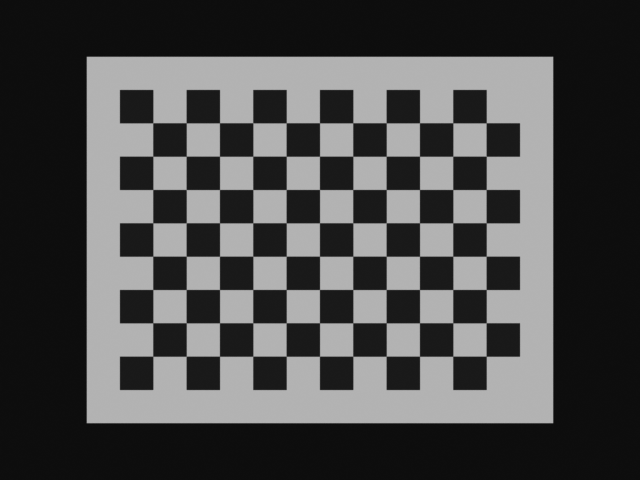
//> input picture data/img1.png, 640 x 480 px; its folder holds only this picture in this run
$ ./main   (built with g++ and OpenCV 4)
//> lines starting //> are read from the running program, lines starting //| are printed output that depends on the picture
#include<iostream>
#include<opencv2/opencv.hpp>
#include<ceres/ceres.h>
#include<ceres/rotation.h>

// 本代码为博客【张正友标定法解析与C++代码实现】中对应的代码
// 程序中公式的原理，可查阅此博客
// https://blog.csdn.net/memmolo/article/details/131741018

bool readImages(const std::string& pattern, std::vector<cv::Mat>& images)
{
//> called with pattern = "../data/*.png"
	// 查找路径下所有png图片，非递归。
	std::vector<std::string> list;
	cv::glob(pattern, list);

	if (list.empty())
	{
		std::cout << "未在路径下找到PNG格式图片!" << std::endl;
		return false;
	}
	else
	{
		std::cout << "找到图片数量：" << list.size() << std::endl;
		for (size_t i = 0; i < list.size(); ++i)
		{
			std::cout << list[i] << std::endl;
			// 读取图片至vector<Mat>
			images.push_back(cv::imread(list[i], cv::IMREAD_UNCHANGED));
//> images[0] is the input picture: 480 rows x 640 cols, CV_8UC1; min 13, max 179, mean 75.4
		}
		return true;
	}
}

bool findCorners(const std::vector<cv::Mat>& images, const uint& w, const uint& h, const double& scale, std::vector<std::vector<cv::Point2f>>& imgPntsVec, std::vector<std::vector<cv::Point3f>>& objPntsVec)
{
//> called with w = 11, h = 8, scale = 20
	std::vector<cv::Point2f> imgPoints;
	std::vector<cv::Point3f> objPoints;
	// 生成物体坐标系中的角点坐标vector
	for (size_t i = 0; i < h; ++i)
	{
		for (size_t j = 0; j < w; ++j)
		{
			objPoints.push_back(cv::Point3f(j * scale, i * scale, 0));
		}
	}

	size_t count = 0;
	for (size_t i = 0; i < images.size(); ++i)
	{
		// 调用OpenCV查找棋盘格角点，findChessboardCornersSB是能够直接获取棋盘格角点亚像素坐标的函数。
		bool found = cv::findChessboardCornersSB(images[i], cv::Size(w, h), imgPoints, 0);
		if (found)
		{
			imgPntsVec.push_back(imgPoints);
			objPntsVec.push_back(objPoints);
			count++;
			// 显示棋盘格检测结果
			cv::namedWindow("查找到的角点");
			cv::drawChessboardCorners(images[i], cv::Size(w, h), imgPoints, true);
			cv::imshow("查找到的角点",images[i]);
			cv::waitKey();
			cv::destroyWindow("查找到的角点");
		}
	}
//> this loop made 1 pass
//> (found, count) on pass 1: (true, 1)
//> pass 1, in findCorners, `cv::imshow("查找到的角点",images[i]);`:
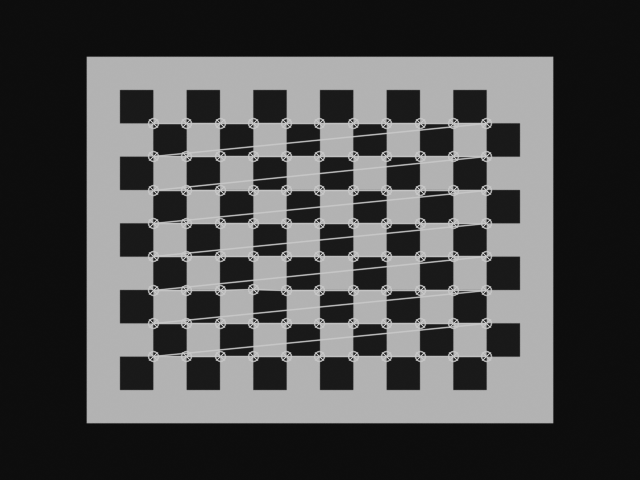
//> window '查找到的角点': 480 rows x 640 cols, CV_8UC1; min 13, max 200, mean 79
//> after the loop, imgPoints = 88 Points (x, y), first 12: [486.2, 356.2], [452.8, 356.2], [419.6, 356.2], [386.2, 356.2], [352.8, 356.2], [319.5, 356.2], [286.2, 356.2], [252.8, 356.2], [219.5, 356.2], [186.2, 356.2], [152.8, 356.2], [486.2, 322.9]; count = 1

	if (count < 3)
	{
		std::cout << "检测出的有效棋盘格标定板数量小于3！" << std::endl;
		return false;
	}
	else
	{
		std::cout << "检测出有效棋盘格标定板数量为：" << count << std::endl;
		return true;
	}
}

// [45 lines left out: function findHomography, not called in this run]

// 对点进行归一化，使求解更稳定。使用模板类接收vector<Point2f>或vector<Point3f>
// 输出归一化的点points，及归一化矩阵N
template<typename T>
void normalizePoints(T& points, cv::Mat& N)
{
	double xmean = 0, ymean = 0, xstd = 0, ystd = 0;
	double num = (double)points.size();
	// 计算均值
	for (size_t i = 0; i < points.size(); ++i)
	{
		xmean += points[i].x;
		ymean += points[i].y;
	}
	xmean /= num;
	ymean /= num;
	//std::cout << xmean << std::endl;
	//std::cout << ymean << std::endl;
	// 计算标准差
	for (size_t i = 0; i < points.size(); ++i)
	{
		xstd += (points[i].x - xmean) * (points[i].x - xmean);
		ystd += (points[i].y - xmean) * (points[i].y - xmean);
	}
	xstd = cv::sqrt(xstd / num);
	ystd = cv::sqrt(ystd / num);
	//std::cout << xstd << std::endl;
	//std::cout << ystd << std::endl;
	// 点云归一化，参考博客公式(2)
	for (size_t i = 0; i < points.size(); ++i)
	{
		points[i].x = (points[i].x - xmean) / xstd;
		points[i].y = (points[i].y - ymean) / ystd;
	}
	N.at<double>(0, 0) = 1 / xstd;
	N.at<double>(0, 2) = -xmean / xstd;
	N.at<double>(1, 1) = 1 / ystd;
	N.at<double>(1, 2) = -ymean / ystd;
	//std::cout << N << std::endl;
}
//求解单应，带归一化
cv::Mat findHomographyWithNormalization(const std::vector<cv::Point2f>& imgPoints, const std::vector<cv::Point3f>& objPoints)
{
	cv::Mat homo;
	const size_t number = imgPoints.size();
	cv::Mat A(number * 2, 9, CV_64F);
	// 物点归一化
	std::vector<cv::Point3f> objNPnts{objPoints};
	cv::Mat No = cv::Mat::eye(3, 3, CV_64F);
	normalizePoints(objNPnts, No);
	// 图像点归一化
	std::vector<cv::Point2f> imgNPnts{imgPoints};
	cv::Mat Ni = cv::Mat::eye(3, 3, CV_64F);
	normalizePoints(imgNPnts, Ni);

	// 构造A矩阵，用于求解单应，参考博客公式(1)
	for (size_t i = 0; i < number; ++i)
	{
		double u = imgNPnts[i].x;
		double v = imgNPnts[i].y;
		double x = objNPnts[i].x;
		double y = objNPnts[i].y;

		A.at<double>(2 * i, 0) = x;
		A.at<double>(2 * i, 1) = y;
		A.at<double>(2 * i, 2) = 1;
		A.at<double>(2 * i, 3) = 0;
		A.at<double>(2 * i, 4) = 0;
		A.at<double>(2 * i, 5) = 0;
		A.at<double>(2 * i, 6) = -u * x;
		A.at<double>(2 * i, 7) = -u * y;
		A.at<double>(2 * i, 8) = -u;

		A.at<double>(2 * i + 1, 0) = 0;
		A.at<double>(2 * i + 1, 1) = 0;
		A.at<double>(2 * i + 1, 2) = 0;
		A.at<double>(2 * i + 1, 3) = x;
		A.at<double>(2 * i + 1, 4) = y;
		A.at<double>(2 * i + 1, 5) = 1;
		A.at<double>(2 * i + 1, 6) = -v * x;
		A.at<double>(2 * i + 1, 7) = -v * y;
		A.at<double>(2 * i + 1, 8) = -v;
	}
	// 求解Ax=0
	cv::SVD::solveZ(A, homo);
	homo = homo.reshape(0, 3);
	// 参考博客公式(3)
	homo = Ni.inv() * homo * No;
	// 单应矩阵的处理，保持最后一个元素为1，或者为正值。
	homo = homo / homo.at<double>(8);
	//std::cout << homo << std::endl;
	return homo;
}

void findAllHomography(const std::vector<std::vector<cv::Point2f>>& imgPntsVec, const std::vector<std::vector<cv::Point3f>>& objPntsVec, std::vector<cv::Mat>& homoVec)
{
	// 找到所有图像的单应矩阵
	for (size_t i = 0; i < imgPntsVec.size(); ++i)
	{
		// 使用了带归一化的单应矩阵求解
		homoVec.push_back(findHomographyWithNormalization(imgPntsVec[i], objPntsVec[i]));
		//homoVec.push_back(findHomography(imgPntsVec[i], objPntsVec[i]));
	}
}

void estimateIntrinsics(const std::vector<cv::Mat>& homoVec, cv::Mat K)
{
	cv::Mat A(homoVec.size() * 2, 5, CV_64F);
	// 构造Ax=0的A矩阵，参考博客公式(4)
	for (size_t i = 0; i < homoVec.size(); ++i)
	{
		double h11 = homoVec[i].at<double>(0, 0);
		double h21 = homoVec[i].at<double>(1, 0);
		double h31 = homoVec[i].at<double>(2, 0);
		double h12 = homoVec[i].at<double>(0, 1);
		double h22 = homoVec[i].at<double>(1, 1);
		double h32 = homoVec[i].at<double>(2, 1);

		A.at<double>(i * 2, 0) = h11 * h12;
		A.at<double>(i * 2, 1) = h21 * h22;
		A.at<double>(i * 2, 2) = h31 * h12 + h11 * h32;
		A.at<double>(i * 2, 3) = h31 * h22 + h21 * h32;
		A.at<double>(i * 2, 4) = h31 * h32;

		A.at<double>(i * 2 + 1, 0) = h11 * h11 - h12 * h12;
		A.at<double>(i * 2 + 1, 1) = h21 * h21 - h22 * h22;
		A.at<double>(i * 2 + 1, 2) = 2 * h11 * h31 - 2 * h12 * h32;
		A.at<double>(i * 2 + 1, 3) = 2 * h21 * h31 - 2 * h22 * h32;
		A.at<double>(i * 2 + 1, 4) = h31 * h31 - h32 * h32;
	}
	// 求解B矩阵，同样是Ax=0问题
	cv::Mat B;
	cv::SVD::solveZ(A, B);
	std::cout << "B:" << B.t() << std::endl;

	double B11 = B.at<double>(0);
	double B22 = B.at<double>(1);
	double B13 = B.at<double>(2);
	double B23 = B.at<double>(3);
	double B33 = B.at<double>(4);
	// 从B矩阵恢复内参，假定skewness为零，参考博客公式(5)
	double cx = -B13 / B11;
	double cy = -B23 / B22;
	double lmd = B33 - (B13 * B13 / B11 + B23 * B23 / B22);
	double fx = sqrt(lmd / B11);
	double fy = sqrt(lmd / B22);
	std::cout << "内参：" << "fx: " << fx << " fy: " << fy
		<< " cx: " << cx << " cy: " << cy
		<< " lmd: " << lmd << std::endl;
	// 给内参矩阵赋值
	K.at<double>(0, 0) = fx;
	K.at<double>(1, 1) = fy;
	K.at<double>(0, 2) = cx;
	K.at<double>(1, 2) = cy;
}

void estimateExtrinsics(const std::vector<cv::Mat>& homoVec, const cv::Mat& K, std::vector<cv::Mat>& rvec, std::vector<cv::Mat>& tvec)
{
	cv::Mat invK = K.inv();
	for (size_t i = 0; i < homoVec.size(); ++i)
	{
		// 求解外参，rrt=[r1, r2, t]，参考博客公式(6)
		cv::Mat rrt = invK * homoVec[i];
		double lmd = (norm(rrt.col(0)) + norm(rrt.col(1))) / 2;
		rrt = rrt / lmd;
		cv::Mat r1 = rrt.col(0).clone();
		cv::Mat r2 = rrt.col(1).clone();
		cv::Mat t = rrt.col(2).clone();
		cv::Mat r3 = r1.cross(r2);
		cv::Mat R = cv::Mat::zeros(cv::Size(3, 3), CV_64F);
		R.at<double>(0, 0) = r1.at<double>(0);
		R.at<double>(1, 0) = r1.at<double>(1);
		R.at<double>(2, 0) = r1.at<double>(2);
		R.at<double>(0, 1) = r2.at<double>(0);
		R.at<double>(1, 1) = r2.at<double>(1);
		R.at<double>(2, 1) = r2.at<double>(2);
		R.at<double>(0, 2) = r3.at<double>(0);
		R.at<double>(1, 2) = r3.at<double>(1);
		R.at<double>(2, 2) = r3.at<double>(2);

		// SVD分解，找到符合约束的旋转矩阵，参考博客公式(7)
		cv::Mat U, W, VT;
		cv::SVD::compute(R, W, U, VT);
		R = U * VT;
		// 旋转矩阵转轴角
		cv::Mat axisangle;
		cv::Rodrigues(R, axisangle);
		rvec.push_back(axisangle);
		tvec.push_back(t);
		//std::cout << "r: " << aa.t() << std::endl;
		//std::cout << "t: " << t.t() << std::endl;

	}
}

// [12 lines left out: function setCeresOptions, not called in this run]

struct ReprojectionError
{
	// Ceres优化所需的functor，定义重投影误差
	// 构造函数
	ReprojectionError(double u, double v, double x, double y, double z) : u(u), v(v), x(x), y(y), z(z) {};
	template <typename T>
	bool operator()(const T* const camera, const T* const pose, T* residuals) const
	{
		// pose[0,1,2] 旋转
		// pose[3,4,5] 平移
		// camera[0,1] 焦距
		// camera[2,3] 主点
		// camera[4,5,6,7,8] 畸变k1、k2、k3、p1、p2
		T point[3] = { (T)x,(T)y,(T)z };
		T p[3];
		// 应用旋转矩阵给标定板坐标系中的点
		ceres::AngleAxisRotatePoint(pose, point, p);
		// 加上平移矩阵，成为相机坐标系中的点
		p[0] += pose[3];
		p[1] += pose[4];
		p[2] += pose[5];

		T xp = p[0] / p[2];
		T yp = p[1] / p[2];

		const T& k1 = camera[4];
		const T& k2 = camera[5];
		const T& k3 = camera[6];
		const T& p1 = camera[7];
		const T& p2 = camera[8];

		// 添加畸变
		T r2 = xp * xp + yp * yp;
		T r4 = r2 * r2;
		T r6 = r2 * r4;
		T xd = xp * (1.0 + k1 * r2 + k2 * r4 + k3 * r6) + 2.0 * p1 * xp * yp + p2 * (r2 + 2.0 * xp * xp);
		T yd = yp * (1.0 + k1 * r2 + k2 * r4 + k3 * r6) + 2.0 * p2 * xp * yp + p1 * (r2 + 2.0 * yp * yp);

		const T& fx = camera[0];
		const T& fy = camera[1];
		const T& cx = camera[2];
		const T& cy = camera[3];

		// 转换为像素坐标
		T ud = fx * xd + cx;
		T vd = fy * yd + cy;

		// 重投影误差
		residuals[0] = ud - (T)u;
		residuals[1] = vd - (T)v;

		return true;
	}

	double u, v, x, y, z;
};

void ceresCalibrate(const std::vector<std::vector<cv::Point2f>> imgPntsVec, std::vector<std::vector<cv::Point3f>>& objPntsVec, cv::Mat& K, cv::Mat& D, std::vector<cv::Mat>& rvec, std::vector<cv::Mat>& tvec)
{
		std::cout << "Ceres优化" << std::endl;
		// 变量cam存储相机内参
		// cam[0,1] 焦距
		// cam[2,3] 主点
		// cam[4,5,6,7,8] 畸变k1、k2、k3、p1、p2
		double* cam = new double[9]();
		// pose[0,1,2] 旋转
		// pose[3,4,5] 平移
		double* pose = new double[6 * imgPntsVec.size()]();
		// 赋予初值，K为按照张正友标定法求解的内参，D为畸变
		cam[0] = K.at<double>(0, 0);
		cam[1] = K.at<double>(1, 1);
		cam[2] = K.at<double>(0, 2);
		cam[3] = K.at<double>(1, 2);
		// 注意Opencv中D的畸变顺序为k1、k2、p1、p2、k3，为了方便和OpenCV比较，需要调换一下
		cam[4] = D.at<double>(0);
		cam[5] = D.at<double>(1);
		cam[6] = D.at<double>(4);
		cam[7] = D.at<double>(2);
		cam[8] = D.at<double>(3);
		// 赋予初值，rvec和tvec为张正友标定法求解的外参
		for (size_t i = 0; i < imgPntsVec.size(); ++i)
		{
			pose[6 * i + 0] = rvec[i].at<double>(0);
			pose[6 * i + 1] = rvec[i].at<double>(1);
			pose[6 * i + 2] = rvec[i].at<double>(2);
			pose[6 * i + 3] = tvec[i].at<double>(0);
			pose[6 * i + 4] = tvec[i].at<double>(1);
			pose[6 * i + 5] = tvec[i].at<double>(2);
		}

		ceres::Problem problem;
		for (size_t i = 0; i < imgPntsVec.size(); ++i)
		{
			for (size_t j = 0; j < imgPntsVec[i].size(); ++j)
			{
				double uu = imgPntsVec[i][j].x;
				double vv = imgPntsVec[i][j].y;
				double xx = objPntsVec[i][j].x;
				double yy = objPntsVec[i][j].y;
				double zz = objPntsVec[i][j].z;
				// 添加残差块
				ceres::CostFunction* cost_function = new ceres::AutoDiffCostFunction<ReprojectionError, 2, 9, 6>(new ReprojectionError(uu, vv, xx, yy, zz));
				problem.AddResidualBlock(cost_function, nullptr, cam, pose + 6 * i);
			}
		}

		// SetParameterBlockConstant()可以固定某个优化参数，如固定内参只优化外参
		//problem.SetParameterBlockConstant(cam);

		// 设置优化选项
		ceres::Solver::Options options = setCeresOptions();
		ceres::Solver::Summary summary;
		// 调用Ceres求解优化问题
		ceres::Solve(options, &problem, &summary);
		std::cout << summary.BriefReport() << "\n";

		// 优化结果赋值给K、D、rvec、tvec
		K.at<double>(0, 0) = cam[0];
		K.at<double>(1, 1) = cam[1];
		K.at<double>(0, 2) = cam[2];
		K.at<double>(1, 2) = cam[3];
		D.at<double>(0) = cam[4];
		D.at<double>(1) = cam[5];
		D.at<double>(2) = cam[7];
		D.at<double>(3) = cam[8];
		D.at<double>(4) = cam[6];
		for (size_t i = 0; i < imgPntsVec.size(); ++i)
		{
			rvec[i].at<double>(0) = pose[6 * i + 0];
			rvec[i].at<double>(1) = pose[6 * i + 1];
			rvec[i].at<double>(2) = pose[6 * i + 2];
			tvec[i].at<double>(0) = pose[6 * i + 3];
			tvec[i].at<double>(1) = pose[6 * i + 4];
			tvec[i].at<double>(2) = pose[6 * i + 5];
		}
		delete[] pose;
		delete[] cam;
}

// [65 lines left out: functions displayResults, project3DPoint, calculateReprojectionError, not called in this run]

int main()
{
	// 图片文件夹路径
	std::string path = "../data";
	// 查找的图片格式
	std::string pattern = "/*.png";
	// 存储图片的vector
	std::vector<cv::Mat> imageData;
	// 查找并读取图片
	readImages(path + pattern, imageData);

	// 棋盘格长、宽、尺度
	const uint width = 11;
	const uint height = 8;
	const double scale = 20; // millimeter
	std::vector<std::vector<cv::Point3f>> objectPointsVector;
	std::vector<std::vector<cv::Point2f>> imagePointsVector;
	// 查找角点
	findCorners(imageData, width, height, scale, imagePointsVector, objectPointsVector);
//> imagePointsVector = 1 point lists; objectPointsVector = 1 item

	// 计算单应
	std::vector<cv::Mat> homographyVector;
	findAllHomography(imagePointsVector, objectPointsVector, homographyVector);
//> the loop in findAllHomography, `for (size_t i = 0; i < imgPntsVec.size(); ++i)` made 1 pass
//> (number in findHomographyWithNormalization, num in normalizePoints, xmean in normalizePoints, ymean in normalizePoints, xstd in normalizePoints, ystd in normalizePoints, No in findHomographyWithNormalization, num in normalizePoints (second call)) on pass 1: (88, 88, 100, 70, 63.25, 54.77, [[0.0158, 0, -1.58], [0, 0.0183, -1.28], [0, 0, 1]], 88)

	// 估计内参
	cv::Mat K = cv::Mat::eye(3,3,CV_64F);
	estimateIntrinsics(homographyVector, K);
//> in estimateIntrinsics, `cv::Mat A(homoVec.size() * 2, 5, CV_64F);`: A = [[0, 0, 0, 0, 0], [0, 0, 0, 0, 0]]
//> the loop in estimateIntrinsics, `for (size_t i = 0; i < homoVec.size(); ++i)` made 1 pass
//> (h11, h21, h31, h12, h22, h32) on pass 1: (-1.67, 8.9e-06, 1.43e-07, 0.000148, -1.67, 2.81e-07)
//> in estimateIntrinsics, `cv::SVD::solveZ(A, B);`: B = [0.000642, 0.000642, 0.00128, -0.707, 0.707]
//| B:[0.0006418655701591104, 0.0006416656354826419, 0.001283531205641879, -0.7071059074924513, 0.7071059074924514]
//> in estimateIntrinsics, `double B11 = B.at<double>(0);`: B11 = 0.000642
//> in estimateIntrinsics, `double B13 = B.at<double>(2);`: B13 = 0.00128
//> in estimateIntrinsics, `double B23 = B.at<double>(3);`: B23 = -0.707
//> in estimateIntrinsics, `double B33 = B.at<double>(4);`: B33 = 0.707
//> in estimateIntrinsics, `double cx = -B13 / B11;`: cx = -2
//> in estimateIntrinsics, `double cy = -B23 / B22;`: cy = 1102
//> in estimateIntrinsics, `double lmd = B33 - (B13 * B13 / B11 + B23 * B23 / B22);`: lmd = -778.5
//> in estimateIntrinsics, `double fx = sqrt(lmd / B11);`: fx = nan
//| 内参：fx: -nan fy: -nan cx: -1.99969 cy: 1101.99 lmd: -778.516
//> in estimateIntrinsics, `K.at<double>(0, 0) = fx;`: K = [[nan, 0, 0], [0, 1, 0], [0, 0, 1]]
//> in estimateIntrinsics, `K.at<double>(1, 1) = fy;`: K = [[nan, 0, 0], [0, nan, 0], [0, 0, 1]]
//> in estimateIntrinsics, `K.at<double>(0, 2) = cx;`: K = [[nan, 0, -2], [0, nan, 0], [0, 0, 1]]
//> in estimateIntrinsics, `K.at<double>(1, 2) = cy;`: K = [[nan, 0, -2], [0, nan, 1102], [0, 0, 1]]
//> K = [[nan, 0, -2], [0, nan, 1102], [0, 0, 1]]

	// 估计外参
	std::vector<cv::Mat> rotationVector, translationVector;
	estimateExtrinsics(homographyVector, K, rotationVector, translationVector);
//> in estimateExtrinsics, `cv::Mat invK = K.inv();`: invK = [[nan, nan, nan], [nan, nan, nan], [nan, nan, nan]]
//> the loop in estimateExtrinsics, `for (size_t i = 0; i < homoVec.size(); ++i)` made 1 pass

	// 畸变初值设为0
	cv::Mat D = cv::Mat::zeros(1, 5, CV_64F);
	// Ceres优化标定
	ceresCalibrate(imagePointsVector, objectPointsVector, K, D, rotationVector, translationVector);
//> the loop in ceresCalibrate, `for (size_t i = 0; i < imgPntsVec.size(); ++i)` made 1 pass
//> (the run ends here: the program needs code that is not available in this run, at `ceres::Problem problem;`)

$ run again, on data/img5.png
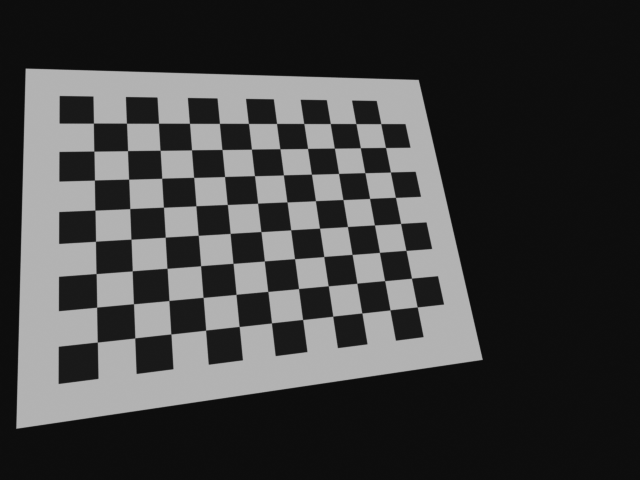
//> input picture data/img5.png, 640 x 480 px
//> in readImages, images[0] is the input picture: 480 rows x 640 cols, CV_8UC1; min 13, max 179, mean 63.8
//> the loop in findCorners, `for (size_t i = 0; i < images.size(); ++i)` made 1 pass
//> (found, count) on pass 1: (true, 1)
//> pass 1, in findCorners, `cv::imshow("查找到的角点",images[i]);`:
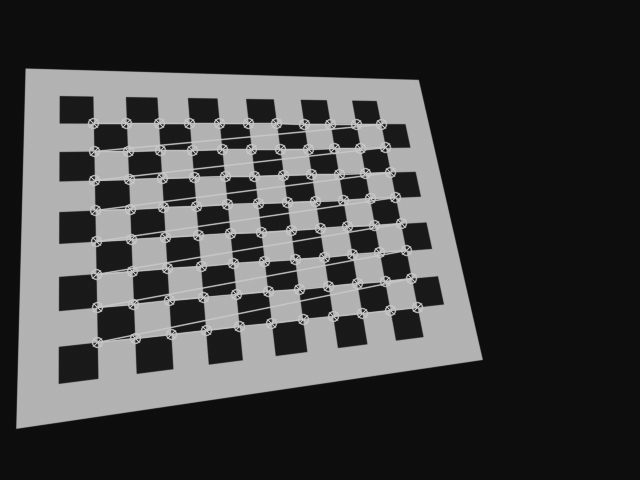
//> window '查找到的角点': 480 rows x 640 cols, CV_8UC1; min 13, max 200, mean 67.2
//> after the loop in findCorners, `for (size_t i = 0; i < images.size(); ++i)`: imgPoints = 88 Points (x, y), first 12: [417.1, 306.9], [390, 309.9], [361.8, 312.9], [332.7, 316.2], [302.6, 319.5], [271.5, 322.9], [239.2, 326.4], [205.7, 330.1], [170.9, 334], [134.8, 337.9], [97.32, 342.1], [411.4, 278.1]; count = 1
//> imagePointsVector = 1 point lists; objectPointsVector = 1 item
//> the loop in findAllHomography, `for (size_t i = 0; i < imgPntsVec.size(); ++i)` made 1 pass
//> (number in findHomographyWithNormalization, num in normalizePoints, xmean in normalizePoints, ymean in normalizePoints, xstd in normalizePoints, ystd in normalizePoints, No in findHomographyWithNormalization, num in normalizePoints (second call)) on pass 1: (88, 88, 100, 70, 63.25, 54.77, [[0.0158, 0, -1.58], [0, 0.0183, -1.28], [0, 0, 1]], 88)
//> A = [[0, 0, 0, 0, 0], [0, 0, 0, 0, 0]]
//> the loop in estimateIntrinsics, `for (size_t i = 0; i < homoVec.size(); ++i)` made 1 pass
//> (h11, h21, h31, h12, h22, h32) on pass 1: (-1.68, -0.104, -0.000817, 0.0533, -1.21, 0.000823)
//> B = [0.0051, 0.0089, 0.014, -0.707, 0.707]
//| B:[0.005099874567903739, 0.008898492863926619, 0.01399836743183035, -0.7070003019141454, 0.7070003019141455]
//> B11 = 0.0051
//> B22 = 0.0089
//> B13 = 0.014
//> B23 = -0.707
//> B33 = 0.707
//> cx = -2.74
//> cy = 79.45
//> in estimateIntrinsics, `double lmd = B33 - (B13 * B13 / B11 + B23 * B23 / B22);`: lmd = -55.5
//> fx = nan
//| 内参：fx: -nan fy: -nan cx: -2.74485 cy: 79.4517 lmd: -55.5038
//> in estimateIntrinsics, `K.at<double>(0, 0) = fx;`: K = [[nan, 0, 0], [0, 1, 0], [0, 0, 1]]
//> in estimateIntrinsics, `K.at<double>(1, 1) = fy;`: K = [[nan, 0, 0], [0, nan, 0], [0, 0, 1]]
//> in estimateIntrinsics, `K.at<double>(0, 2) = cx;`: K = [[nan, 0, -2.74], [0, nan, 0], [0, 0, 1]]
//> in estimateIntrinsics, `K.at<double>(1, 2) = cy;`: K = [[nan, 0, -2.74], [0, nan, 79.45], [0, 0, 1]]
//> invK = [[nan, nan, nan], [nan, nan, nan], [nan, nan, nan]]
//> the loop in estimateExtrinsics, `for (size_t i = 0; i < homoVec.size(); ++i)` made 1 pass
//> the loop in ceresCalibrate, `for (size_t i = 0; i < imgPntsVec.size(); ++i)` made 1 pass

$ run again, on data/img6.png
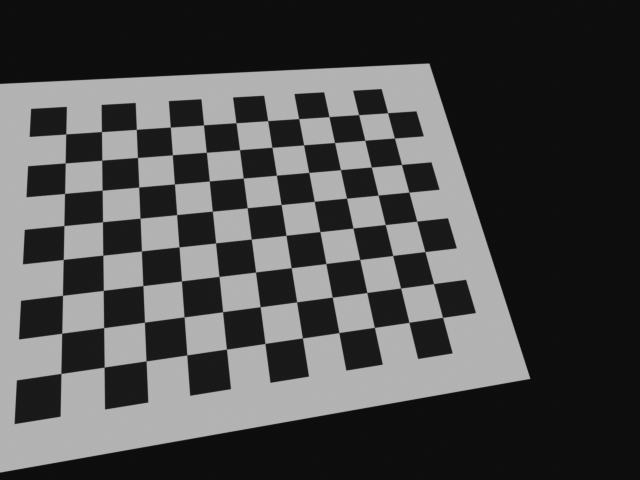
//> input picture data/img6.png, 640 x 480 px
//> in readImages, images[0] is the input picture: 480 rows x 640 cols, CV_8UC1; min 13, max 179, mean 74.8
//> the loop in findCorners, `for (size_t i = 0; i < images.size(); ++i)` made 1 pass
//> (found, count) on pass 1: (true, 1)
//> pass 1, in findCorners, `cv::imshow("查找到的角点",images[i]);`:
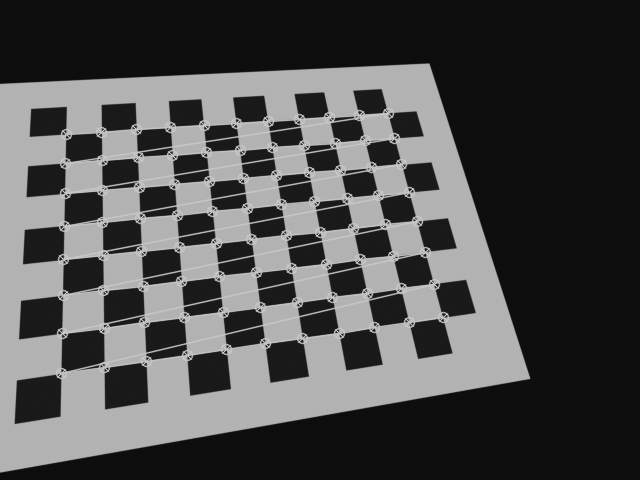
//> window '查找到的角点': 480 rows x 640 cols, CV_8UC1; min 13, max 200, mean 78.6
//> after the loop in findCorners, `for (size_t i = 0; i < images.size(); ++i)`: imgPoints = 88 Points (x, y), first 12: [442.5, 317.4], [408.9, 322.3], [374.3, 327.4], [338.9, 332.6], [302.4, 337.9], [264.9, 343.5], [226.4, 349.1], [186.8, 354.9], [146.1, 360.9], [104.1, 367.1], [60.99, 373.4], [433.5, 283.7]; count = 1
//> imagePointsVector = 1 point lists; objectPointsVector = 1 item
//> the loop in findAllHomography, `for (size_t i = 0; i < imgPntsVec.size(); ++i)` made 1 pass
//> (number in findHomographyWithNormalization, num in normalizePoints, xmean in normalizePoints, ymean in normalizePoints, xstd in normalizePoints, ystd in normalizePoints, No in findHomographyWithNormalization, num in normalizePoints (second call)) on pass 1: (88, 88, 100, 70, 63.25, 54.77, [[0.0158, 0, -1.58], [0, 0.0183, -1.28], [0, 0, 1]], 88)
//> A = [[0, 0, 0, 0, 0], [0, 0, 0, 0, 0]]
//> the loop in estimateIntrinsics, `for (size_t i = 0; i < homoVec.size(); ++i)` made 1 pass
//> (h11, h21, h31, h12, h22, h32) on pass 1: (-1.95, 0.0386, -0.000648, 0.117, -1.31, 0.00132)
//> B = [0.00162, 0.00496, 0.00658, 0.707, -0.707]
//| B:[0.00161675430015822, 0.004958275833834672, 0.006575030133992976, 0.7070818801896374, -0.7070818801896376]
//> B11 = 0.00162
//> B22 = 0.00496
//> B13 = 0.00658
//> B23 = 0.707
//> B33 = -0.707
//> cx = -4.07
//> cy = -142.6
//> in estimateIntrinsics, `double lmd = B33 - (B13 * B13 / B11 + B23 * B23 / B22);`: lmd = -101.6
//> fx = nan
//| 内参：fx: -nan fy: -nan cx: -4.06681 cy: -142.606 lmd: -101.568
//> in estimateIntrinsics, `K.at<double>(0, 0) = fx;`: K = [[nan, 0, 0], [0, 1, 0], [0, 0, 1]]
//> in estimateIntrinsics, `K.at<double>(1, 1) = fy;`: K = [[nan, 0, 0], [0, nan, 0], [0, 0, 1]]
//> in estimateIntrinsics, `K.at<double>(0, 2) = cx;`: K = [[nan, 0, -4.07], [0, nan, 0], [0, 0, 1]]
//> in estimateIntrinsics, `K.at<double>(1, 2) = cy;`: K = [[nan, 0, -4.07], [0, nan, -142.6], [0, 0, 1]]
//> invK = [[nan, nan, nan], [nan, nan, nan], [nan, nan, nan]]
//> the loop in estimateExtrinsics, `for (size_t i = 0; i < homoVec.size(); ++i)` made 1 pass
//> the loop in ceresCalibrate, `for (size_t i = 0; i < imgPntsVec.size(); ++i)` made 1 pass
